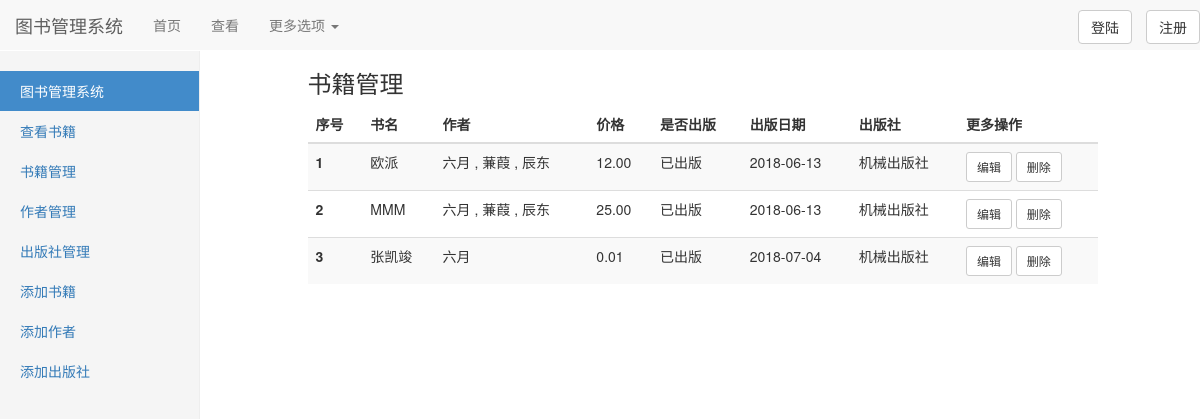
Page /book_manage/ on the committed database.
### App01/models.py (models this page shows, shortened)
class Book(models.Model):
    name = models.CharField(max_length=32,unique=True)
    price = models.DecimalField(max_digits=8, decimal_places=2)
    is_pub = models.BooleanField()
    pub_date = models.DateField()
    publish = models.ForeignKey(to='Publish', on_delete=models.CASCADE)
    authors = models.ManyToManyField(to='Author',)

class Author(models.Model):
    name = models.CharField(max_length=32,unique=True)
    age = models.IntegerField()
    sex = models.ForeignKey(to='gander',on_delete=models.CASCADE)
    authorDetial = models.OneToOneField(to='AuthorDetial', on_delete=models.CASCADE)

class Publish(models.Model):
    name = models.CharField(max_length=32,unique=True)
    tel = models.IntegerField(unique=True)
    email = models.EmailField()
    address = models.CharField(max_length=64)

### App01/views.py (the view)
# urls.py: path('book_manage/', views.bookManage, name='bookManage'),
def bookManage(request):
    book_obj = Book.objects.all()
    return render(request, 'bookManage.html', {'book_obj': book_obj})

### templates/bookManage.html (shortened to what this page needs)
{% extends 'base.html' %}
{% block body %}
    <h3> 书籍管理 </h3>
    <table class="table table-hover table-striped">
        <thead>
            <tr>
                <th>序号</th>
                <th>书名</th>
                <th>作者</th>
                <th>价格</th>
                <th>是否出版</th>
                <th>出版日期</th>
                <th>出版社</th>
                <th>更多操作</th>
            </tr>
        </thead>
        <tbody>
            {% for foo in book_obj %}
                <tr>
                    <th>{{ forloop.counter }}</th>
                    <td>{{ foo.name }}</td>
                    <td>
                        {% for author_name in foo.authors.all %}
                            {{ author_name.name}}
                            {% if not forloop.last %}
                                ,
                            {% endif %}
                        {% endfor %}
                    </td>
                    <td>{{ foo.price }}</td>
                    <td>
                        {% if foo.is_pub %}
                        已出版
                        {% else %}
                        未出版
                        {% endif %}
                    </td>
                    <td>{{ foo.pub_date|date:'Y-m-d' }}</td>
                    <td>{{ foo.publish.name }}</td>
                    <td>
                        <a href="{% url 'compileBook' foo.id %}" class="btn btn-default btn-sm ">编辑</a>
                        <a href="{% url 'delBook' foo.id %}" class="btn btn-default btn-sm">删除</a>
                    </td>
                </tr>
            {% endfor %}
        </tbody>
    </table>
{% endblock %}

### templates/base.html (shortened to what this page needs)
<!DOCTYPE html>
<html lang="zh-CN">
<head>
    <link href="{{ url }}/static/bootstrap.css" rel="stylesheet">
</head>
<body>
    <nav class="navbar navbar-default navbar-fixed-top">
        <div class="container-fluid">
            <div class="navbar-header">
                <a class="navbar-brand" href="{% url 'index' %}">图书管理系统</a>
            </div>
            <div class="collapse navbar-collapse" id="bs-example-navbar-collapse-1">
                <ul class="nav navbar-nav">
                    <li><a href="{% url 'index' %}">首页 <span class="sr-only">(current)</span></a></li>
                    <li><a href="#">查看</a></li>
                    <li class="dropdown">
                        <a href="#" class="dropdown-toggle" data-toggle="dropdown" role="button" aria-haspopup="true"
                           aria-expanded="false">更多选项 <span class="caret"></span></a>
                    </li>
                </ul>
                <ul class="nav navbar-nav navbar-right">
                    <a class="btn btn-default lg-btn" href="#" role="button">登陆</a>
                    <a class="btn btn-default lg-btn" href="#" role="button">注册</a>
                </ul>
            </div>
        </div>
    </nav>
    <div class="container-fluid">
        <div class="row">
            <div class="col-sm-3 col-md-2 sidebar">
                <ul class="nav nav-sidebar">
                    <li class="active"><a href="#">图书管理系统 <span class="sr-only">(current)</span></a></li>
                    <li><a href="#">查看书籍</a></li>
                    <li><a href="{% url 'bookManage' %}">书籍管理</a></li>
                    <li><a href="{% url 'manageAuthor' %}">作者管理</a></li>
                    <li><a href="{% url 'managePublish' %}">出版社管理</a></li>
                    <li><a href="{% url 'addBook' %}">添加书籍</a></li>
                    <li><a href="{% url 'addAuthor' %}">添加作者</a></li>
                    <li><a href="{% url 'addPublish' %}">添加出版社</a></li>
                </ul>
            </div>
        </div>
    </div>
<div class="row">
    <div class="col-sm-9 col-md-8 col-md-offset-3 col-sm-offset-3 container">
        {% block body %}
        {% endblock %}
    </div>
</div>
</body>
</html>

### templates/base.html (style rules this page uses)
.lg-btn { margin-top: 10px; margin-left: 10px; }

### rows in the picture
Book: name "欧派", price "12.00", is_pub "已出版", pub_date "2018-06-13", publish.name "机械出版社"
Author: name "六月"
Author: name "蒹葭"
Author: name "辰东"
Book: name "MMM", price "25.00", is_pub "已出版", pub_date "2018-06-13", publish.name "机械出版社"
Book: name "张凯竣", price "0.01", is_pub "已出版", pub_date "2018-07-04", publish.name "机械出版社"
